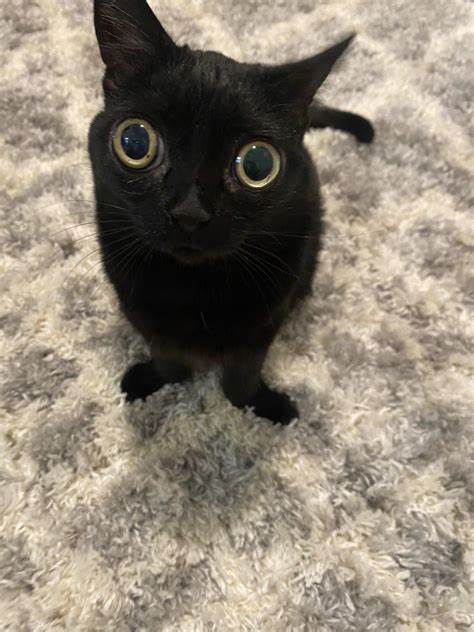
#> input picture apidemo/pruebas/imagenes/OIP.jpg, 474 x 632 px
$ python app.py
#> lines starting #> are read from the running program, lines starting #| are printed output that depends on the picture
from PIL import Image
im = Image.open("OIP.jpg")
#> im is the input picture: PIL image 474x632 RGB; mean R, G, B 141.5, 131.3, 117

print(im.format, im.size, im.mode)
#| JPEG (474, 632) RGB

box = (0, 0, 150, 200)
region = im.crop(box)
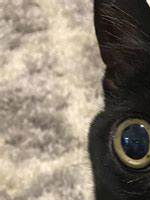
#> region: PIL image 150x200 RGB; mean R, G, B 138.6, 127.6, 113.8
region.save("recorte.jpg")

r, g, b = region.split()
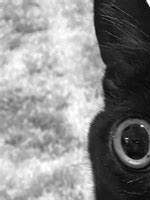
#> r: PIL image 150x200 L; min 0, max 255, mean 138.6
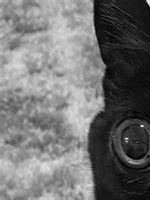
#> b: PIL image 150x200 L; min 0, max 247, mean 113.8
region = Image.merge("RGB", (b, g, r))
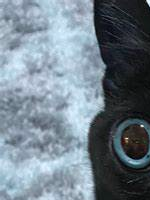
#> region: PIL image 150x200 RGB; mean R, G, B 113.8, 127.6, 138.6
region.save("cambio.jpg")

out = region.rotate(45)
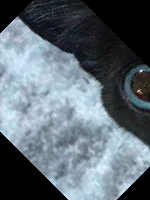
#> out: PIL image 150x200 RGB; mean R, G, B 95.6, 107.2, 116.4
out.save("giro.png")
